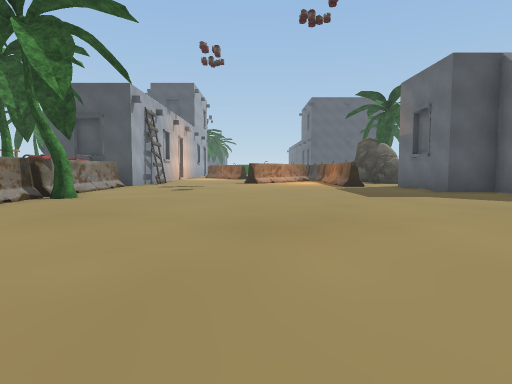
View 1 (above)

19 first-person views from a walk through a Unity game level. The camera is 1.2 m above the floor, tilts 4° down and sees 75° across. The floor is counted in squares, 2 m on a side. Each view is taken from the middle of a square. On the plan, view 1 faces up. The plan holds only what a view shows up to about 10 squares ahead; the rest is blank. The place goes on beyond the plan. Some surface patterns are stand-ins.

View 2
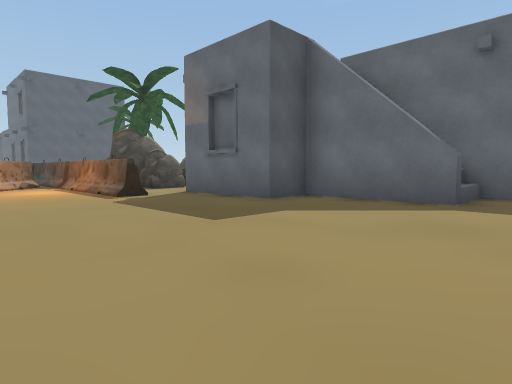

View 3
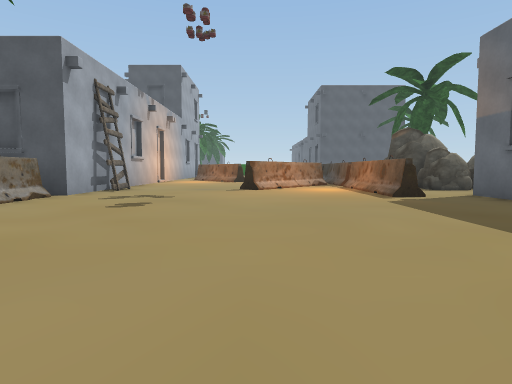

View 4
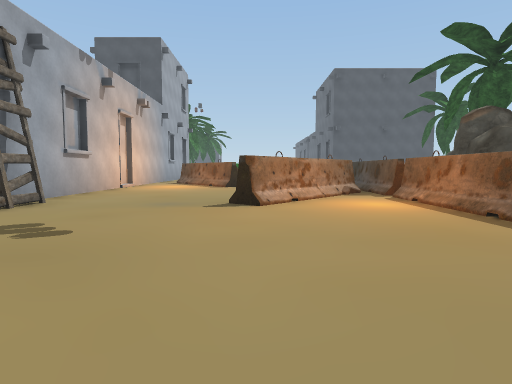

View 5
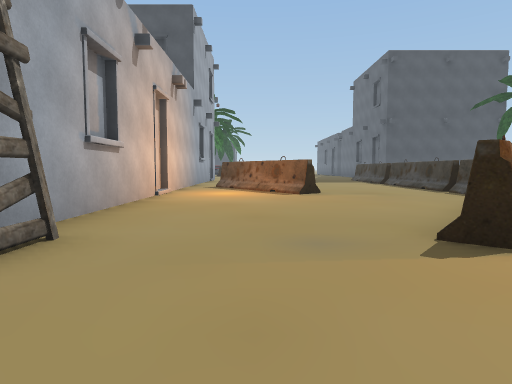

View 6
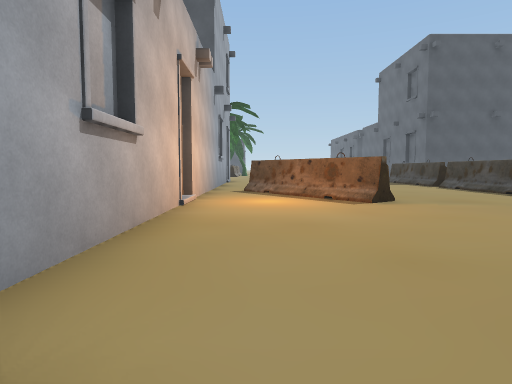

View 7
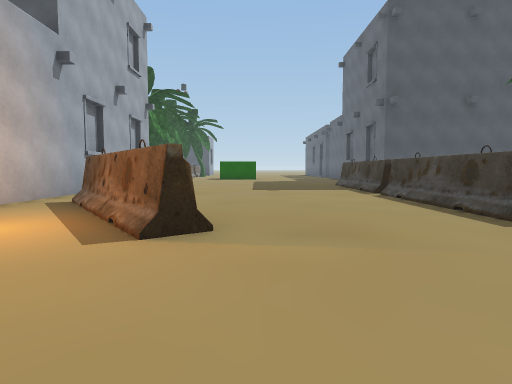

View 8
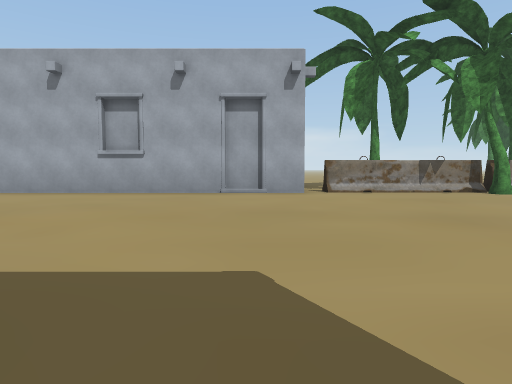

View 9
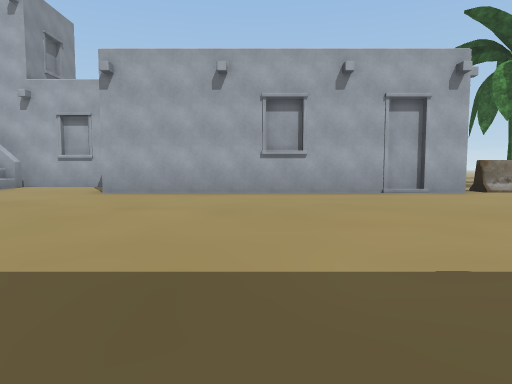

View 10
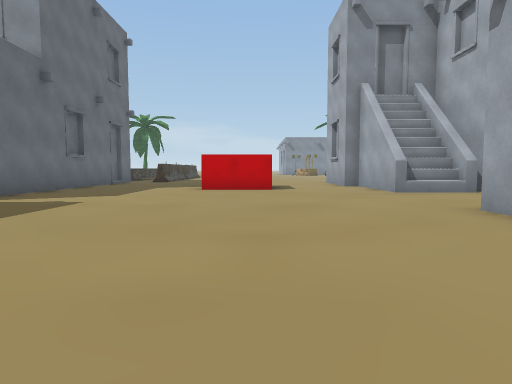

View 11
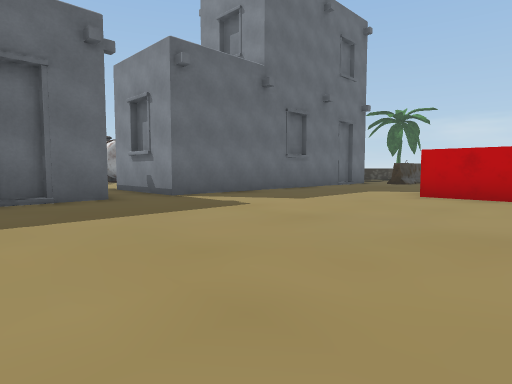

View 12
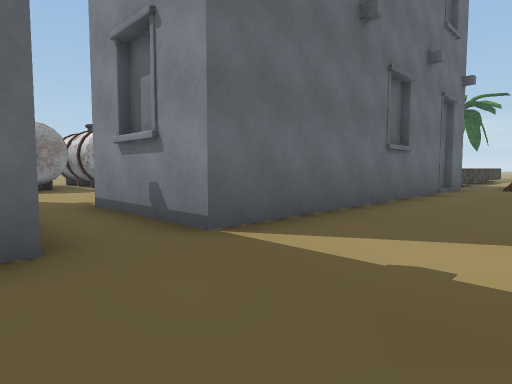

View 13
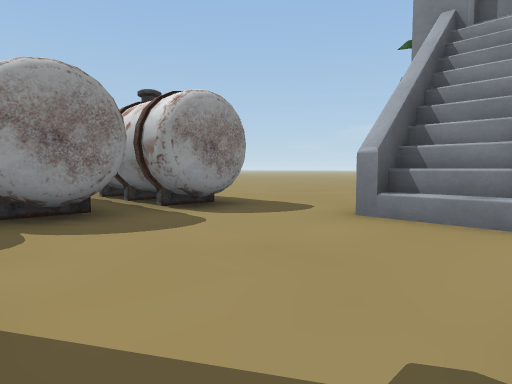

View 14
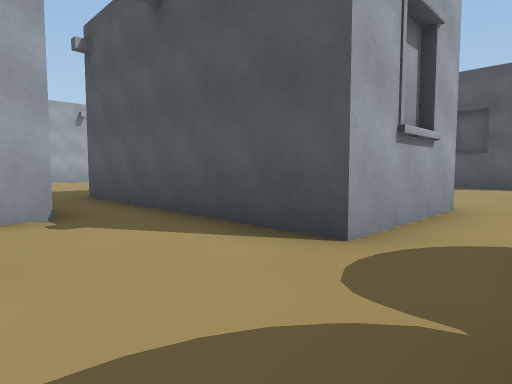

View 15
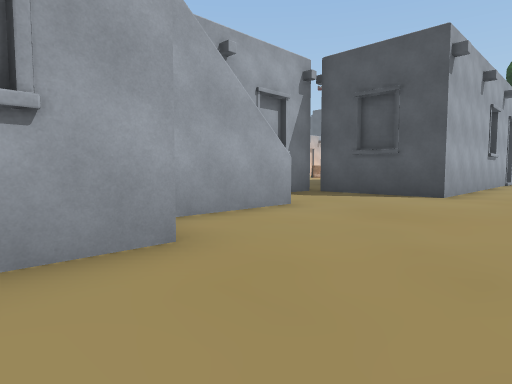

View 16
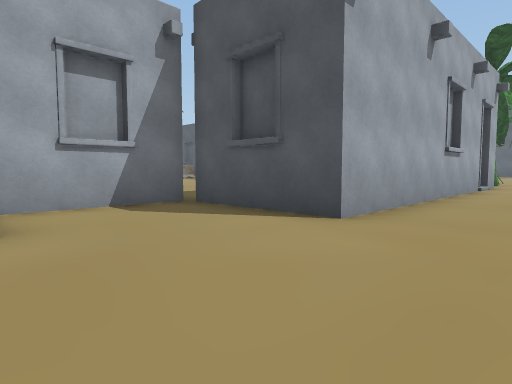

View 17
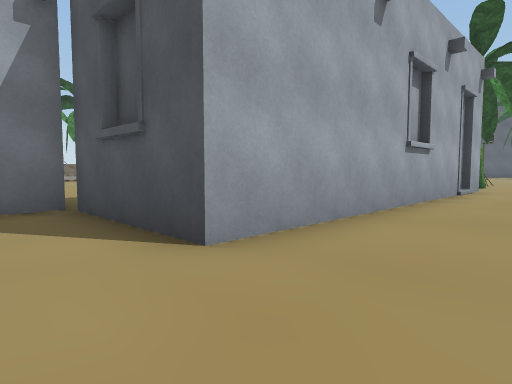

View 18
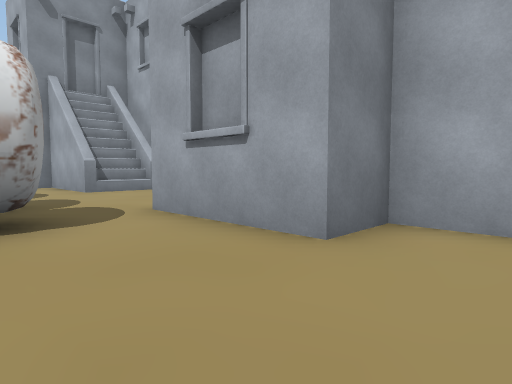

View 19
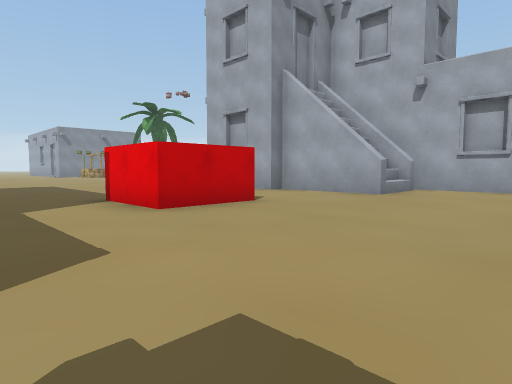

### Floor plan
Key: @ floor where view 1 was taken; # wall or solid block; x gap in a wall; . floor; T tree; H house; R rock; L ladder; O other object.
Columns run from 7 left of view 1 to 13 right of it. Each row starts with its distance up from view 1.
 23       ....#
 22    .O ....#
 21    .OO....#
 20    ..OO...x
 19    ...O...#
 18    .......#
 17    .......#
 16    .....OO# RR
 15    .....O.# RR
 14    #...O..# RR
 13    L......# ..    T
 12   #.......#..     .
 11  H#.........#     #.
 10  O#.........#     ..
  9   #.........##    #.
  8   #...........    #.
  7   #T..........    #.
  6   #...........H#  #.
  5   #............#  #..
  4  T#........... #  #..
  3  .#........ ...####..
  2   #........   ##.....
  1   #.........  #......
  0   #....@...   #......
 -1    .......     HH....
 -2    ........     #....
 -3    .........    #....
 -4    ........     ##...
 -5    .........#   ##...
 -6    .........######..#
 -7   ..................O
 -8 #...........###.....#
 -9 #...........#  .....O
-10 #...........#  .....#
-11 #HH.........#  HHH..O
-12   #...##....#  #H#...
-13   #..  #....#    #...

Where each view was taken, in squares from view 1:
view 1: 0 up, 0 right, facing up
view 2: 4 up, 0 right, facing up-right
view 3: 4 up, 0 right, facing up
view 4: 8 up, 0 right, facing up
view 5: 11 up, 2 left, facing up
view 6: 13 up, 3 left, facing up
view 7: 16 up, 0 right, facing up
view 8: 1 up, 4 right, facing left
view 9: 3 down, 4 right, facing left
view 10: 2 down, 1 left, facing down
view 11: 4 down, 2 left, facing down-right
view 12: 6 down, 2 right, facing down-right
view 13: 7 down, 8 right, facing down-right
view 14: 9 down, 12 right, facing up-left
view 15: 5 down, 13 right, facing up-left
view 16: 1 down, 13 right, facing up-left
view 17: 1 up, 13 right, facing up-left
view 18: 2 down, 13 right, facing down-left
view 19: 7 down, 3 right, facing down-left
